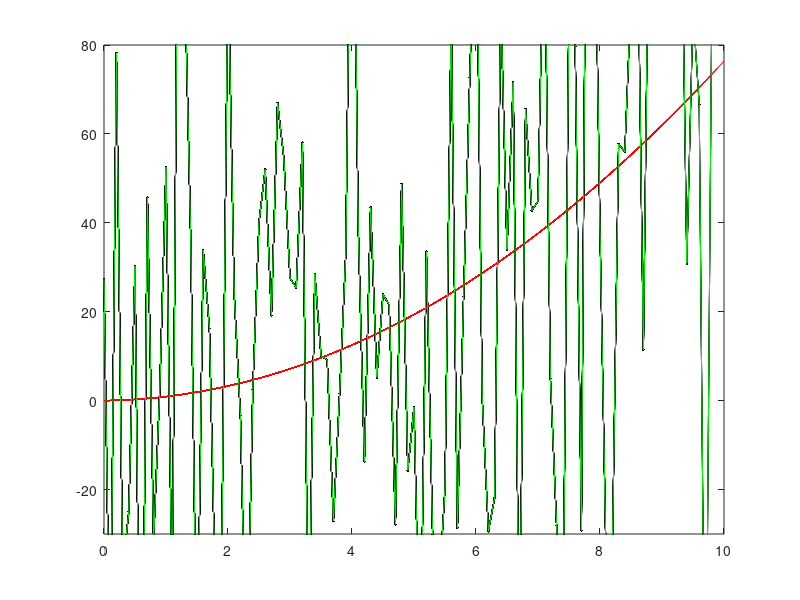
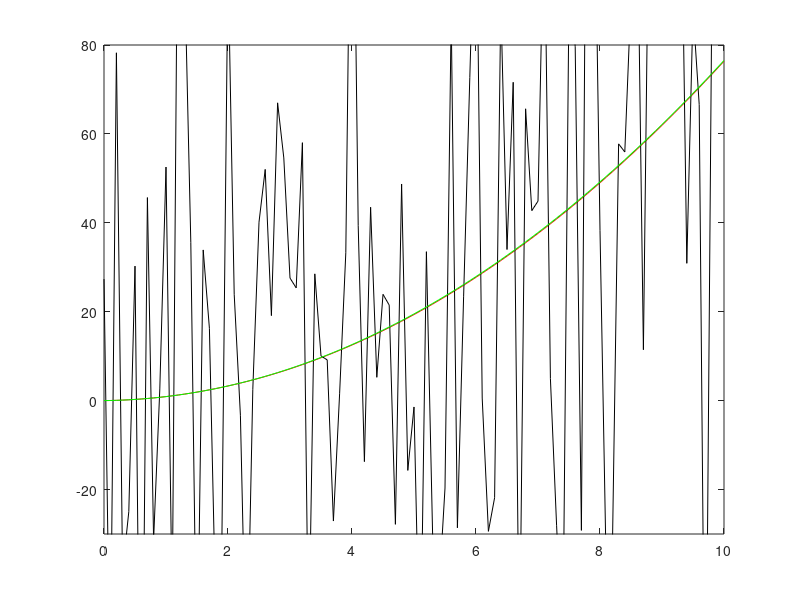
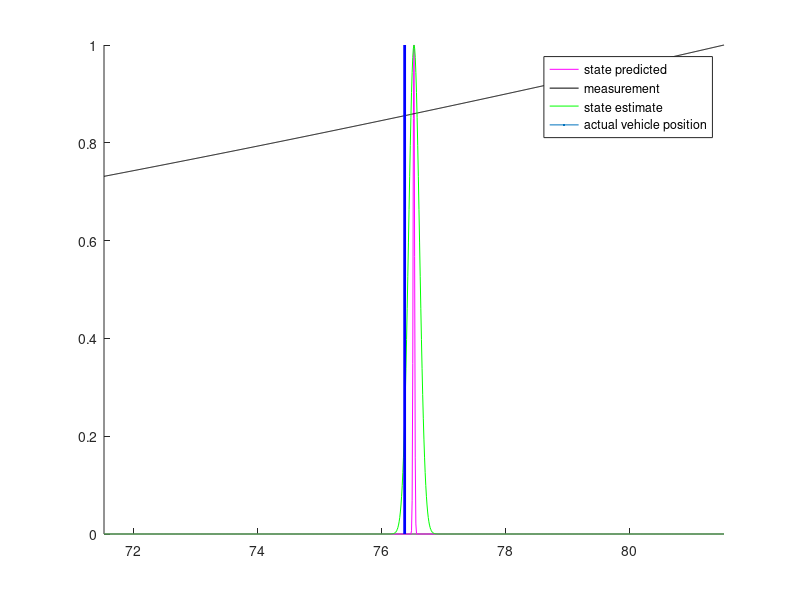

The MATLAB script that drew these images, in order:
%%NAME: Vishal Chopade
%%ADEX Technologies
%%DATE: 04/02/2018
%%Matlab V 9.4 2018version
%%Used the free versiom fro students.

%the terminology of the equations is explained in the papers attached with
%the email.

% I have used the following video and article links-
% https://www.mathworks.com/videos/understanding-kalman-filters-part-1-why-use-kalman-filters--1485813028675.html
% https://www.youtube.com/watch?v=bm3cwEP2nUo
% https://www.youtube.com/watch?v=ul3u2yLPwU0





clear all   %clear removes all variables from the current workspace, releasing them from system memory.
%% defining the smapling duration
duration = 10  
dt = .1; 

%% (Coefficent matrices): [state transition (state + velocity)] + [input control (acceleration)]
A = [1 dt; 0 1] ;   %state transition matrix state prediction
B = [dt^2/2; dt];   %input control matrix acceleration.
C = [1 0];          % measurement matrix


%% main variable and constants declaration heading
u = 1.5;                                                    %acelerometer
V= [0; 0];                                                  %position and velocity of vehicle
V_estimate = V;                                             %x_estimate of initial location estimation of where the vehicle is
vehicle_noise_mag = 0.05;                                   %process noise: how fast the vehicle is speeding up (stdv of acceleration: meters/sec^2)
Signal_noise_mag = 50;                                      %measurement noise (in meters) as per textbook
Ez = Signal_noise_mag^2;                                    % Ez convert the measurement noise into covariance matrix
Ex = vehicle_noise_mag^2 * [dt^4/4 dt^3/2; dt^3/2 dt^2];    % same for Ex
P = Ex;                                                     % initial vehicle position estimate(covariance matrix)

V_loc = [];             % ACTUAL vehicle path
vel = [];               % ACTUAL vehicle velocity
V_loc_meas = [];        % vehicle path that signal can reach


%% simulate what the Signal gets over time
figure(2);clf          %clf is used because it deletes from the current figure all graphics objects whose handles are not hidden 
figure(1);clf          %same as above
for t = 0 : dt: duration

    
    vehicle_noise = vehicle_noise_mag * [(dt^2/2)*randn; dt*randn];     % Generate the vehicle path random number generate
    V= A * V+ B * u + vehicle_noise;
    
    
    Signal_noise = Signal_noise_mag * randn;                            % Generate what the Signal sees
    y = C * V+ Signal_noise;
    V_loc = [V_loc; V(1)];
    V_loc_meas = [V_loc_meas; y];
    vel = [vel; V(2)];
    
    plot(0:dt:t, V_loc, 'r')                                            %iteratively plot what the Signal sees
    plot(0:dt:t, V_loc_meas, '-k.')
    axis([0 10 -30 80])
    hold on  %explained
    
end

%plotting the theoretical path of Signal that doesn't use kalman. the red
%line will be missing in the graph
%velocity, its constantly increasing, due to constant acceleration
plot(0:dt:t, V_loc_meas, 'g')       % every alphabet used here is for colour




%% Kalman filtering Heading
%initizing estimation variables
V_loc_estimate = [];        %  vehicle position estimate
vel_estimate = [];          % vehicle velocity estimate
V= [0; 0];                  % re-initizing state of the vehicle
P_estimate = P;
P_mag_estimate = [];        
predic_state = [];          %predicting state matrix
predic_var = [];
for t = 1:length(V_loc)
    % Predict next state of the vehicle with the last state (feedback) and predicted motion.
    V_estimate = A * V_estimate + B * u; %u is controlled motion
    predic_state = [predic_state; V_estimate(1)] ;
    %predict next covariance
    P = A * P * A' + Ex;3    %A' is transpose of A
    predic_var = [predic_var; P] ;
    K = P*C'*inv(C*P*C'+Ez); % Kalman Gain
    V_estimate = V_estimate + K * (V_loc_meas(t) - C * V_estimate);   % Update the state estimate.
    % update covariance estimation.
    P =  (eye(2)-K*C)*P;
    %Store for plotting
    V_loc_estimate = [V_loc_estimate; V_estimate(1)];
    vel_estimate = [vel_estimate; V_estimate(2)];
    P_mag_estimate = [P_mag_estimate; P(1)]
end
 
% Plot the results on graph, the red line is so into the green that the
% observer will have to zoom the plot.
figure(2);
tt = 0 : dt : duration;
plot(tt,V_loc,'r',tt,V_loc_meas,'k', tt,V_loc_estimate,'g'); %red black green
axis([0 10 -30 80])   %the x to x and y to y resp.
%tt- To write a timetable out to a text or spreadsheet file, first convert it to a table with timetable2table.
%Then write the table to a file with the writetable function.

%plot the evolution of the distributions
figure(3);clf
for T = 1:length(V_loc_estimate)
clf % not using the clf will give the graph verious garbage graphs
    x = V_loc_estimate(T)-5:.01:V_loc_estimate(T)+5; % range on x axis
     
    %predicted next position of the vehicle    
    hold on   %hold on retains plots in the current axes so that new plots added to the axes do not delete existing plots
    mu = predic_state(T); % mean
    sigma = predic_var(T); % standard deviation
    y = normpdf(x,mu,sigma); % pdf
    y = y/(max(y));
    hl = line(x,y,'Color','m'); % or use hold on and normal plot
      
    %data measured by the Signal in graph 1
    mu = V_loc_meas(T); % mean
    sigma = Signal_noise_mag; % standard deviation
    y = normpdf(x,mu,sigma); % pdf
    y = y/(max(y));
    hl = line(x,y,'Color','k'); % or use hold on and normal plot
   
    %combined position estimate in graph 2
    mu = V_loc_estimate(T); % mean
    sigma = P_mag_estimate(T); % standard deviation
    y = normpdf(x,mu,sigma); % pdf
    y = y/(max(y));
    hl = line(x,y, 'Color','g'); % or use hold on and normal plot
    axis([V_loc_estimate(T)-5 V_loc_estimate(T)+5 0 1]);    

   
    %actual position of the vehicle is given in the 3rd graph
    plot(V_loc(T));
    ylim=get(gca,'ylim');
    line([V_loc(T);V_loc(T)],ylim.','linewidth',2,'color','b');
    legend('state predicted','measurement','state estimate','actual vehicle position') %notations on the graph
    %pause
end